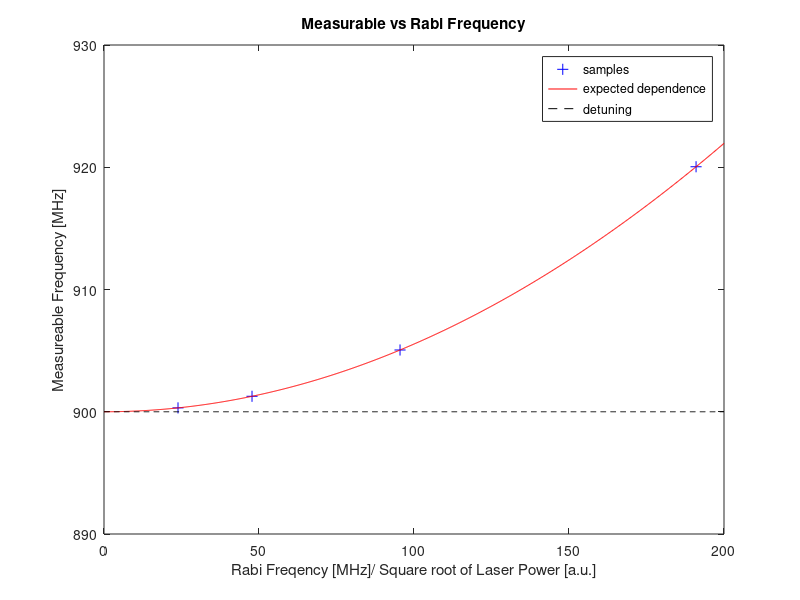

Reproduce this figure in MATLAB.
%% Quick code for Ronald's and mine work, Plotting

Det = 900; % in MHz
Rab_ref = 600/2/pi;
Gen_Rab_ref = sqrt(Det^2+Rab_ref^2);

Rab_arr = Rab_ref*2.^[-2:1];
Gen_Rab_arr = sqrt(Det^2+Rab_arr.^2);

hold all
plot(Rab_arr, Gen_Rab_arr, 'b+', 'MarkerSize', 8)
x = linspace(0,200,1000);
plot(x, sqrt(x.^2+Det^2), 'r-')
plot(x, 900*ones(size(x)), 'k--')
%xlim([])
ylim([890, 930])
legend('samples','expected dependence', 'detuning')
title('Measurable vs Rabi Frequency')
xlabel('Rabi Freqency [MHz]/ Square root of Laser Power [a.u.]')
ylabel('Measureable Frequency [MHz]')
box on